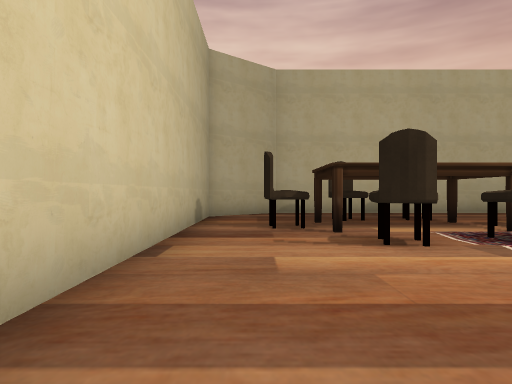
View 1 (above)

19 first-person views from a walk through a Unity game level. The camera is 1.3 m above the floor, looks level and sees 75° across. The floor is counted in squares, 2 m on a side. Each view is taken from the middle of a square. On the plan, view 1 faces up. The plan holds only what a view shows up to about 10 squares ahead; the rest is blank. The place goes on beyond the plan. The player character is not drawn. Some surface patterns are stand-ins.

View 2
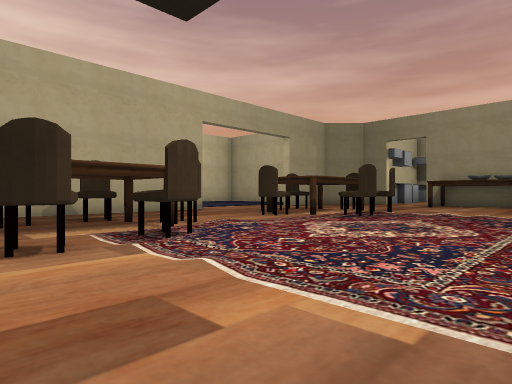

View 3
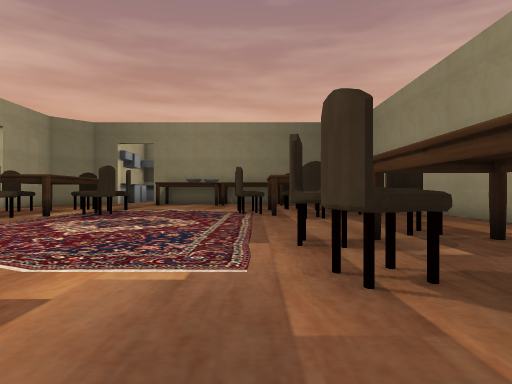

View 4
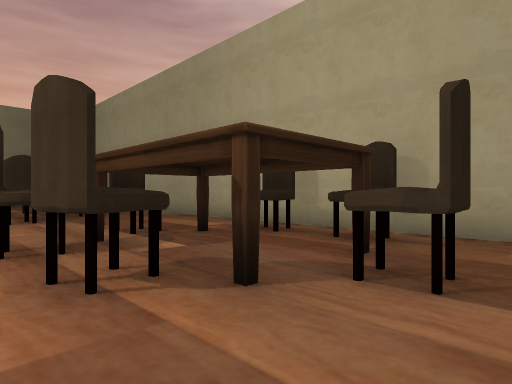

View 5
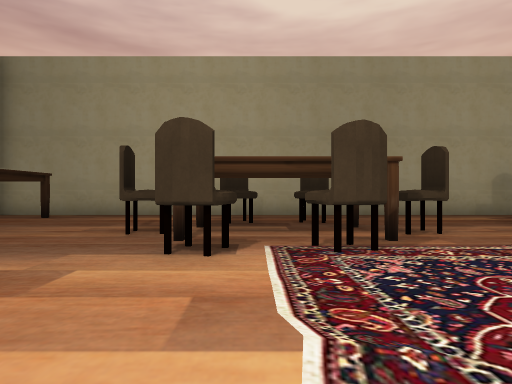

View 6
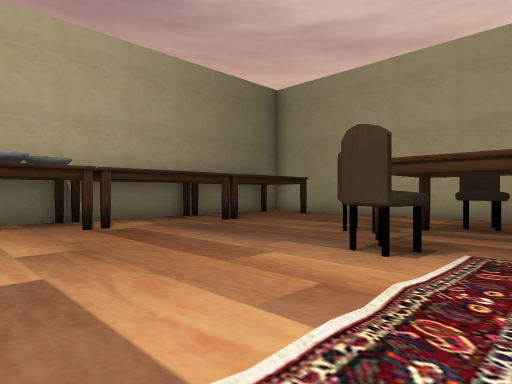

View 7
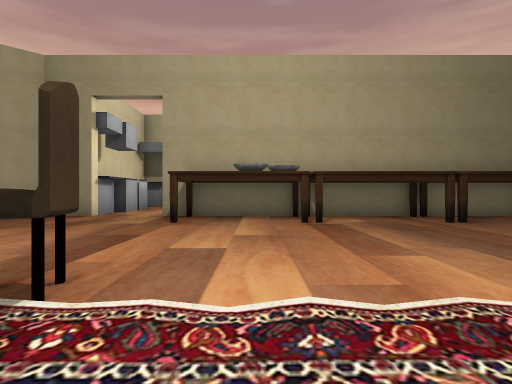

View 8
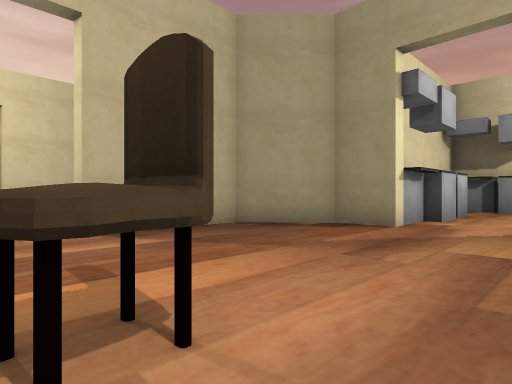

View 9
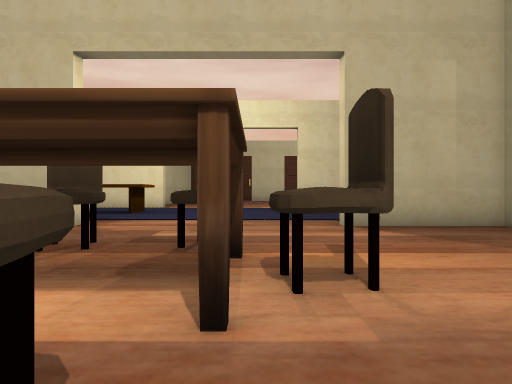

View 10
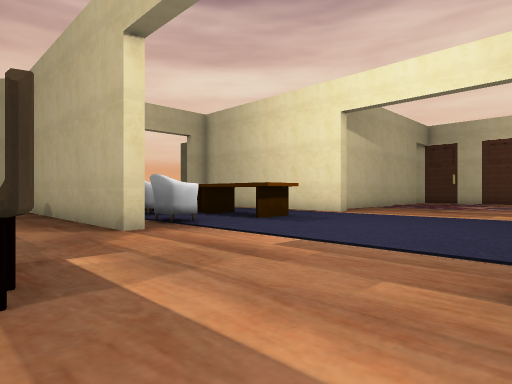

View 11
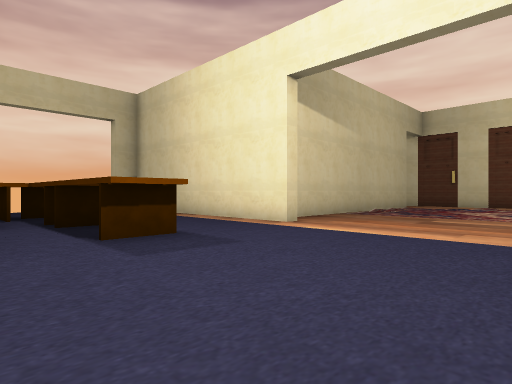

View 12
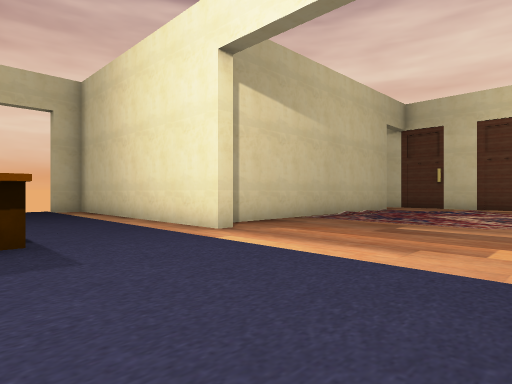

View 13
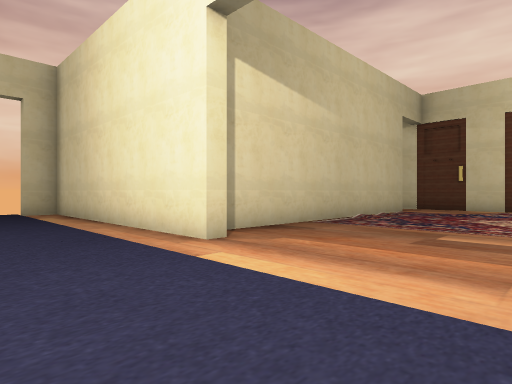

View 14
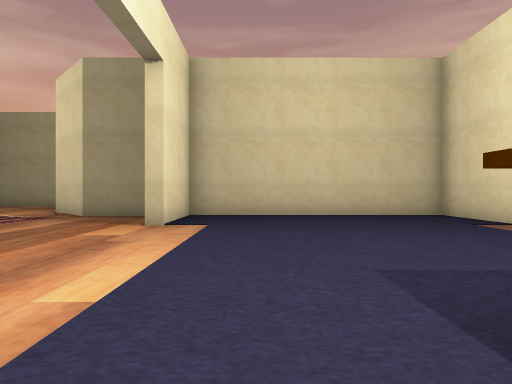

View 15
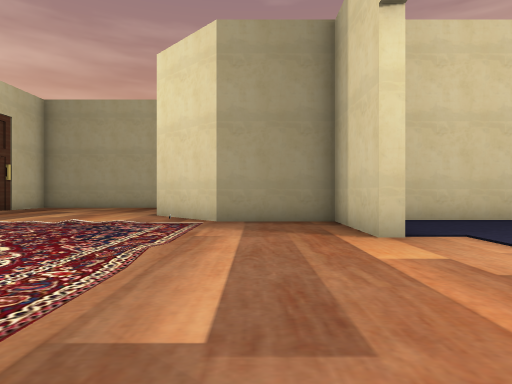

View 16
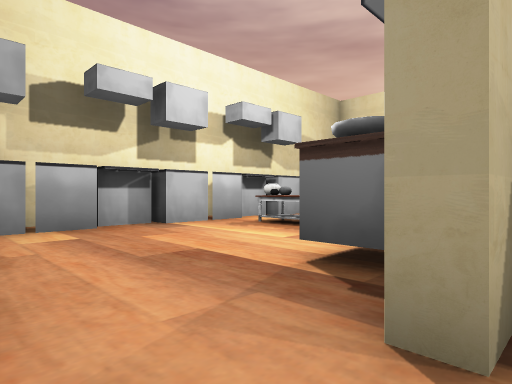

View 17
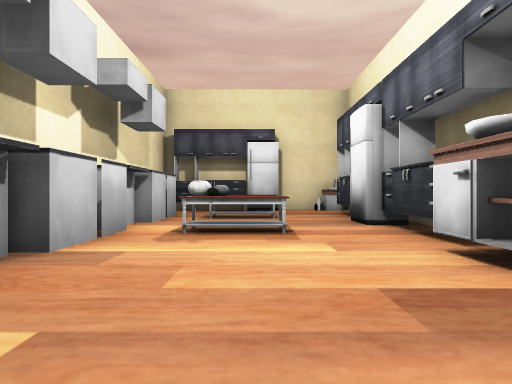

View 18
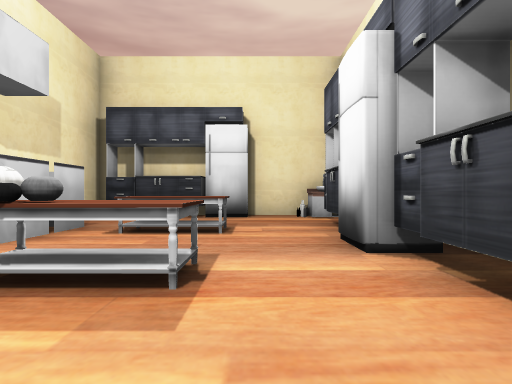

View 19
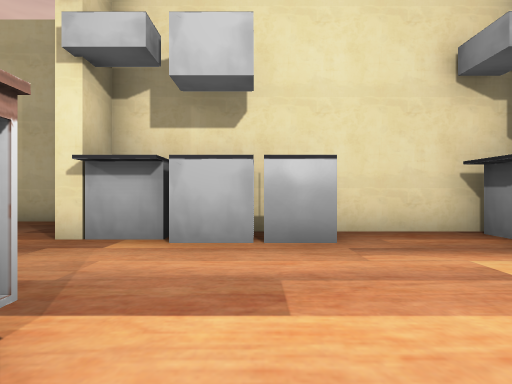

### Floor plan
Points are (right, up) in squares from view 1. A wall is a line through its corners. A room is listed if a view was taken in it or the views show most of it. See-through windows are left out.
Room 1 (views 1, 2, 3, 4, 5, 6, 7, 8, 9, 10, 11, 12, 13, 14, 15, 16, 17, 18, 19)
walls: (8.5, 10.4) (2.2, 10.4); (13.8, 10.7) (16.4, 10.7) (16.4, 17.9) (13.7, 17.9) (13.7, 18.2) (16.4, 18.2) (16.4, 20.9) (18.3, 22.8); (18.2, 8.4) (18.2, 8.9) (16.7, 10.4) (13.6, 10.4); (0.2, 10) (-1.2, 8.9) (-1.2, 1.6); (8.1, 18.4) (8.1, 17.9) (0.6, 17.9) (0.6, 17); (18.2, -3.5) (18.2, -0.4); (24.9, 8.5) (20.9, 8.5); (20.8, -5.4) (21.2, -5.4); (0.6, -5.4) (18.2, -5.4); (7.4, 24.6) (7.4, 18.9); (25.4, -5.4) (25.4, -4.5)
ways out: gap at (0, 17)
objects: chair (1, -3); chair (1, 6) to (1, 7); chair (2, -4); other object (2, -3); chair (2, 4); chair (2, 8); chair (3, -1); chair (3, 4) to (4, 5); other object (3, 13) to (4, 14); chair (4, -4); chair (4, -1); chair (4, 8); chair (5, -3) to (5, -2); chair (5, 6); chair (5, 13); other object (5, 14); other object (6, 14) to (8, 14); chair (7, 12) to (8, 12); chair (8, -2) to (9, -1); chair (8, 6) to (9, 6); chair (9, 4) to (10, 5); chair (10, -3); chair (10, 0); chair (10, 8); chair (11, -3); chair (11, 5); chair (11, 8); chair (12, -2) to (13, -1); chair (12, 0); chair (12, 6) to (13, 6); other object (16, 2); other object (18, -4); other object (18, 2); other object (18, 5); sink (19, -5); other object (19, -3) to (19, -1); fridge (19, 0); other object (19, 1) to (19, 2); sink (19, 3) to (20, 4); other object (19, 8) to (22, 8); other object (20, -5); fridge (22, -5); table (22, -2) to (23, -2); table (22, 1); other object (23, -5) to (24, -5); table (23, 1); other object (25, -2) to (25, 1); other object (25, 2) to (25, 4); other object (25, 5) to (25, 8)

Where each view was taken, in squares from view 1:
view 1: 0 up, 0 right, facing up
view 2: 0 up, 1 right, facing up-right
view 3: 0 up, 0 right, facing right
view 4: 0 up, 0 right, facing down-right
view 5: 4 up, 11 right, facing down
view 6: 4 up, 10 right, facing down-right
view 7: 3 up, 9 right, facing right
view 8: 5 up, 12 right, facing up-right
view 9: 4 up, 12 right, facing up
view 10: 8 up, 14 right, facing up-left
view 11: 12 up, 13 right, facing up-left
view 12: 14 up, 13 right, facing up-left
view 13: 15 up, 12 right, facing up-left
view 14: 16 up, 7 right, facing right
view 15: 20 up, 9 right, facing right
view 16: 7 up, 18 right, facing down-right
view 17: 7 up, 22 right, facing down
view 18: 4 up, 21 right, facing down
view 19: 3 up, 21 right, facing up
